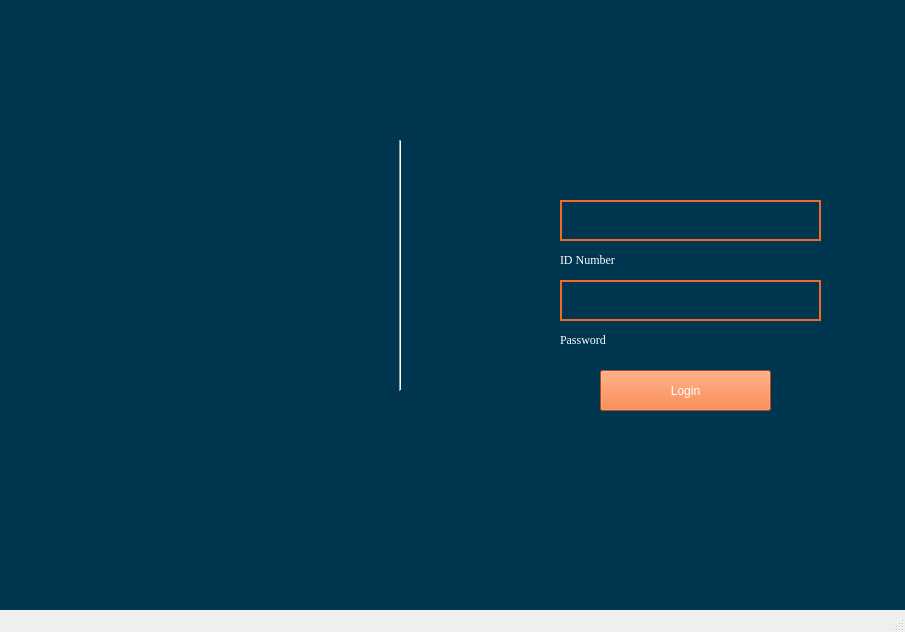
<?xml version="1.0" encoding="UTF-8"?>
<ui version="4.0">
 <class>LgIn</class>
 <widget class="QMainWindow" name="LgIn">
  <property name="geometry">
   <rect>
    <x>0</x>
    <y>0</y>
    <width>905</width>
    <height>632</height>
   </rect>
  </property>
  <property name="windowTitle">
   <string>MainWindow</string>
  </property>
  <widget class="QWidget" name="centralwidget">
   <widget class="QLineEdit" name="Id">
    <property name="geometry">
     <rect>
      <x>560</x>
      <y>200</y>
      <width>261</width>
      <height>41</height>
     </rect>
    </property>
    <property name="whatsThis">
     <string>&lt;html&gt;&lt;head/&gt;&lt;body&gt;&lt;p&gt;ID Number&lt;/p&gt;&lt;/body&gt;&lt;/html&gt;</string>
    </property>
    <property name="autoFillBackground">
     <bool>false</bool>
    </property>
    <property name="styleSheet">
     <string notr="true">border: 2px solid rgb(240, 105, 37) ;
color: rgb(255, 255, 255);
background-color: rgb(0, 54, 80);</string>
    </property>
   </widget>
   <widget class="QLabel" name="IDlabel">
    <property name="geometry">
     <rect>
      <x>560</x>
      <y>250</y>
      <width>81</width>
      <height>21</height>
     </rect>
    </property>
    <property name="font">
     <font>
      <family>Times New Roman</family>
     </font>
    </property>
    <property name="text">
     <string>&lt;html&gt;&lt;head/&gt;&lt;body&gt;&lt;p&gt;&lt;span style=&quot; color:#ffffff;&quot;&gt;ID Number&lt;/span&gt;&lt;/p&gt;&lt;/body&gt;&lt;/html&gt;</string>
    </property>
   </widget>
   <widget class="QLabel" name="Passlabel_2">
    <property name="geometry">
     <rect>
      <x>560</x>
      <y>330</y>
      <width>81</width>
      <height>21</height>
     </rect>
    </property>
    <property name="font">
     <font>
      <family>Times New Roman</family>
     </font>
    </property>
    <property name="whatsThis">
     <string>&lt;html&gt;&lt;head/&gt;&lt;body&gt;color: white;&lt;p&gt;&lt;br/&gt;&lt;/p&gt;&lt;/body&gt;&lt;/html&gt;</string>
    </property>
    <property name="text">
     <string>&lt;html&gt;&lt;head/&gt;&lt;body&gt;&lt;p&gt;&lt;span style=&quot; color:#ffffff;&quot;&gt;Password&lt;/span&gt;&lt;/p&gt;&lt;/body&gt;&lt;/html&gt;</string>
    </property>
   </widget>
   <widget class="QLineEdit" name="passbox">
    <property name="geometry">
     <rect>
      <x>560</x>
      <y>280</y>
      <width>261</width>
      <height>41</height>
     </rect>
    </property>
    <property name="styleSheet">
     <string notr="true">border: 2px solid rgb(240, 105, 37) ;
color: rgb(255, 255, 255);
background-color: rgb(0, 54, 80);</string>
    </property>
   </widget>
   <widget class="QLabel" name="label">
    <property name="geometry">
     <rect>
      <x>-16</x>
      <y>0</y>
      <width>991</width>
      <height>651</height>
     </rect>
    </property>
    <property name="styleSheet">
     <string notr="true">background-color: rgb(0, 54, 80)</string>
    </property>
    <property name="text">
     <string/>
    </property>
    <property name="scaledContents">
     <bool>true</bool>
    </property>
   </widget>
   <widget class="Line" name="line">
    <property name="geometry">
     <rect>
      <x>380</x>
      <y>140</y>
      <width>41</width>
      <height>251</height>
     </rect>
    </property>
    <property name="orientation">
     <enum>Qt::Vertical</enum>
    </property>
   </widget>
   <widget class="QLabel" name="label_2">
    <property name="geometry">
     <rect>
      <x>-130</x>
      <y>40</y>
      <width>641</width>
      <height>401</height>
     </rect>
    </property>
    <property name="styleSheet">
     <string notr="true">background-image: url(:/login/TpA.png);</string>
    </property>
    <property name="text">
     <string/>
    </property>
    <property name="pixmap">
     <pixmap resource="Login gui.qrc">:/login/TpA.png</pixmap>
    </property>
    <property name="scaledContents">
     <bool>true</bool>
    </property>
   </widget>
   <widget class="QLabel" name="label_3">
    <property name="geometry">
     <rect>
      <x>40</x>
      <y>220</y>
      <width>371</width>
      <height>101</height>
     </rect>
    </property>
    <property name="styleSheet">
     <string notr="true">background-image: url(:/login/2515772-middle1.png);</string>
    </property>
    <property name="text">
     <string/>
    </property>
    <property name="pixmap">
     <pixmap resource="Login gui.qrc">:/login/2515772-middle1.png</pixmap>
    </property>
    <property name="scaledContents">
     <bool>true</bool>
    </property>
   </widget>
   <widget class="QPushButton" name="pushButton">
    <property name="geometry">
     <rect>
      <x>600</x>
      <y>370</y>
      <width>171</width>
      <height>41</height>
     </rect>
    </property>
    <property name="styleSheet">
     <string notr="true">background-color: rgb(240, 105, 37);
color: rgb(255, 255, 255)</string>
    </property>
    <property name="text">
     <string>Login</string>
    </property>
   </widget>
   <widget class="QLabel" name="ErrorMsg">
    <property name="geometry">
     <rect>
      <x>560</x>
      <y>180</y>
      <width>151</width>
      <height>16</height>
     </rect>
    </property>
    <property name="text">
     <string>&lt;html&gt;&lt;head/&gt;&lt;body&gt;&lt;p&gt;&lt;br/&gt;&lt;/p&gt;&lt;/body&gt;&lt;/html&gt;</string>
    </property>
   </widget>
   <zorder>label</zorder>
   <zorder>Id</zorder>
   <zorder>IDlabel</zorder>
   <zorder>Passlabel_2</zorder>
   <zorder>passbox</zorder>
   <zorder>line</zorder>
   <zorder>label_2</zorder>
   <zorder>label_3</zorder>
   <zorder>pushButton</zorder>
   <zorder>ErrorMsg</zorder>
  </widget>
  <widget class="QMenuBar" name="menubar">
   <property name="geometry">
    <rect>
     <x>0</x>
     <y>0</y>
     <width>905</width>
     <height>26</height>
    </rect>
   </property>
  </widget>
  <widget class="QStatusBar" name="statusbar"/>
 </widget>
 <resources>
  <include location="Login gui.qrc"/>
 </resources>
 <connections/>
</ui>
